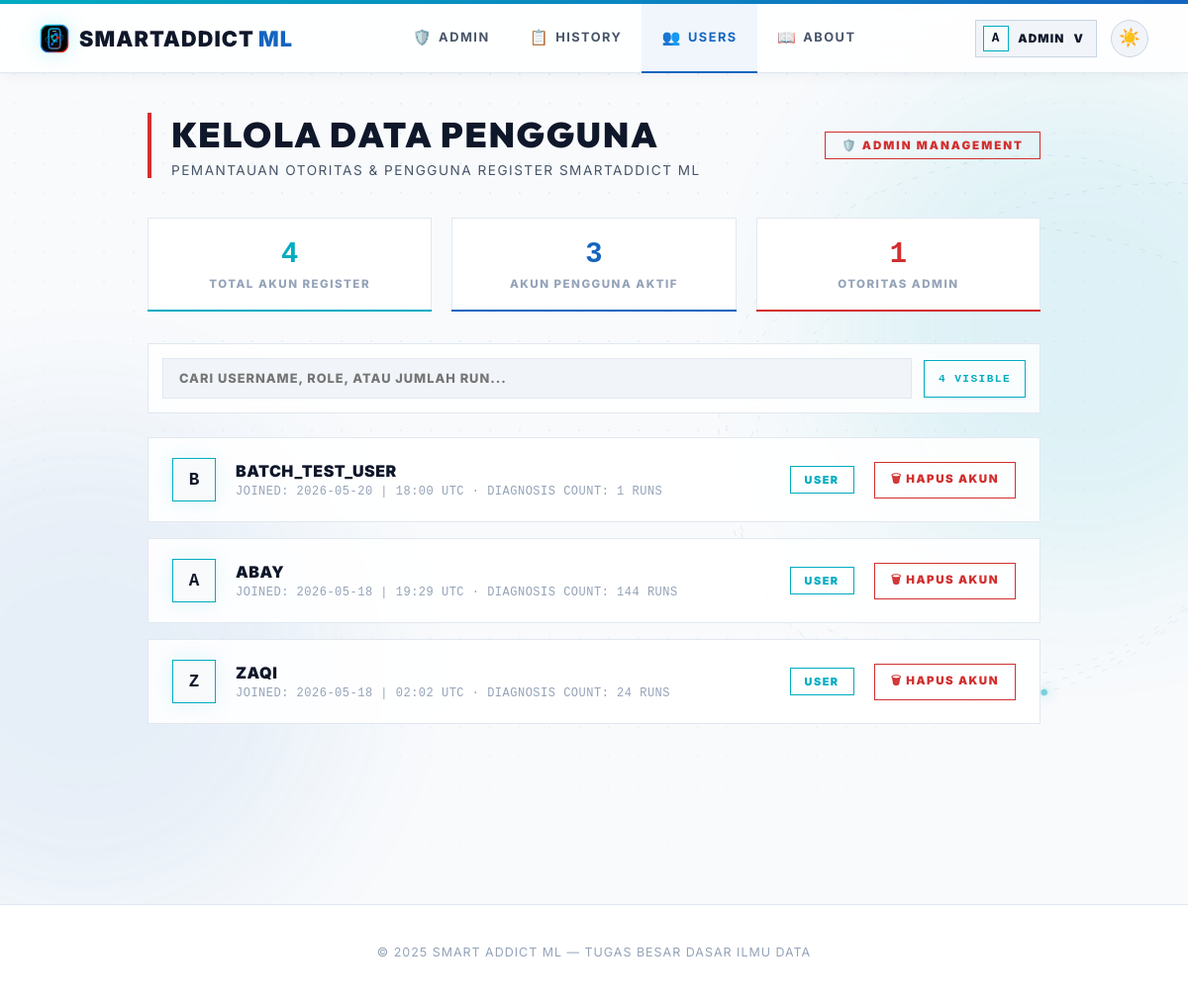
The app's page /admin/users (signed in) with its own data.
### app.py (models this page shows, shortened)
class User(UserMixin, db.Model):
    id = db.Column(db.Integer, primary_key=True)
    username = db.Column(db.String(80), unique=True, nullable=False)
    password_hash = db.Column(db.String(200), nullable=False)
    role = db.Column(db.String(10), default='user')  # 'user' or 'admin'
    created_at = db.Column(db.DateTime, default=datetime.utcnow)
    predictions = db.relationship('Prediction', backref='user', lazy=True)
    @property
    def is_admin(self):
        return self.role == 'admin'

### app.py (the view)
@app.route("/admin/users")
@admin_required
def admin_users():
    users = User.query.order_by(User.created_at.desc()).all()
    return render_template("admin/manage_users.html", users=users, active_page='admin_users')

### app.py (called while the page is built)
@app.after_request
def add_no_cache(response):
    response.headers['Cache-Control'] = 'no-store, no-cache, must-revalidate, max-age=0'
    response.headers['Pragma'] = 'no-cache'
    response.headers['Expires'] = '0'
    return response

@login_manager.user_loader
def load_user(user_id):
    return User.query.get(int(user_id))

def admin_required(f):
    @wraps(f)
    @login_required
    def decorated(*args, **kwargs):
        if not current_user.is_admin:
            flash('Akses ditolak. Hanya admin yang bisa mengakses halaman ini.', 'error')
            return redirect(url_for('dashboard'))
        return f(*args, **kwargs)
    return decorated

### templates/admin/manage_users.html (shortened to what this page needs)
{% extends "base.html" %}
{% block content %}
<main class="content">
    <div class="page-header">
        <div class="header-text">
            <h1>KELOLA DATA PENGGUNA</h1>
            <p>PEMANTAUAN OTORITAS & PENGGUNA REGISTER SMARTADDICT ML</p>
        </div>
        <span class="admin-badge">🛡️ ADMIN MANAGEMENT</span>
    </div>
    <div class="stats-row">
        <div class="mini-stat">
            <div class="num" style="color:var(--m-blue-light)">{{ users|length }}</div>
            <div class="lbl">TOTAL AKUN REGISTER</div>
        </div>
        <div class="mini-stat">
            <div class="num" style="color:var(--m-blue-dark)">{{ users|selectattr('role','equalto','user')|list|length }}</div>
            <div class="lbl">AKUN PENGGUNA AKTIF</div>
        </div>
        <div class="mini-stat">
            <div class="num" style="color:var(--m-red)">{{ users|selectattr('role','equalto','admin')|list|length }}</div>
            <div class="lbl">OTORITAS ADMIN</div>
        </div>
    </div>
    <div class="user-filter">
        <input id="userSearch" type="text" placeholder="CARI USERNAME, ROLE, ATAU JUMLAH RUN..." oninput="filterUsers()">
        <div class="user-filter-count"><span id="userVisibleCount">{{ users|length }}</span> Visible</div>
    </div>
    <div class="users-grid">
        {% for user in users %}
        <div class="user-card {% if user.is_admin %}admin-card{% endif %}" data-user="{{ user.username }} {{ user.role }} {{ user.predictions|length }} runs">
            <div class="user-avatar">{{ user.username[0]|upper }}</div>
            <div class="user-info">
                <div class="user-name">{{ user.username }}</div>
                <div class="user-meta">JOINED: {{ user.created_at.strftime('%Y-%m-%d | %H:%M UTC') }} · DIAGNOSIS COUNT: {{ user.predictions|length }} RUNS</div>
            </div>
            <div>
                <span class="role-badge {% if user.is_admin %}role-admin{% else %}role-user{% endif %}">{{ user.role | upper }}</span>
            </div>
            <div>
                {% if not user.is_admin %}
                <form method="post" action="{{ url_for('admin_delete_user', user_id=user.id) }}" onsubmit="return confirm('APAKAH ANDA YAKIN INGIN MENGHAPUS AKUN USER {{ user.username | upper }}?')">
                    <button type="submit" class="del-btn">🗑 HAPUS AKUN</button>
                </form>
                {% endif %}
            </div>
        </div>
        {% endfor %}
    </div>
</main>
{% endblock %}

### templates/base.html (shortened to what this page needs)
<!doctype html>
<html lang="id" data-theme="light">
<head>
</head>
<body>
    <div class="navbar-wrap">
        <nav class="navbar">
            <a href="{{ url_for('dashboard') }}" class="logo" style="text-decoration:none">
                <img class="logo-mark" src="{{ url_for('static', filename='img/smartaddict-logo.svg') }}" alt="" aria-hidden="true">
                <span>SmartAddict<span style="color:var(--m-blue-dark); font-weight: 900; margin-left: 4px;">ML</span></span>
            </a>
            <div class="nav-center">
                {% if current_user.is_authenticated and current_user.is_admin %}
                <a href="{{ url_for('admin_dashboard') }}" {% if active_page == 'admin_dashboard' %}class="active"{% endif %}><span class="nav-icon">🛡️</span>Admin</a>
                <a href="{{ url_for('admin_history') }}" {% if active_page == 'admin_history' %}class="active"{% endif %}><span class="nav-icon">📋</span>History</a>
                <a href="{{ url_for('admin_users') }}" {% if active_page == 'admin_users' %}class="active"{% endif %}><span class="nav-icon">👥</span>Users</a>
                <a href="{{ url_for('about') }}" {% if active_page == 'about' %}class="active"{% endif %}><span class="nav-icon">📖</span>About</a>
                {% else %}
                <a href="{{ url_for('dashboard') }}" {% if active_page == 'dashboard' %}class="active"{% endif %}><span class="nav-icon">📊</span>Dashboard</a>
                <a href="{{ url_for('about') }}" {% if active_page == 'about' %}class="active"{% endif %}><span class="nav-icon">📖</span>About</a>
                {% endif %}
            </div>
            <div class="nav-actions">
                {% if current_user.is_authenticated %}
                <div class="profile-menu" id="profileMenu">
                    <button type="button" class="profile-chip {% if active_page == 'profile' %}active{% endif %}" onclick="toggleProfileMenu(event)" aria-expanded="false" aria-controls="profileDropdown">
                        <span class="profile-chip-avatar">{{ current_user.username[0]|upper }}</span>
                        <span class="profile-chip-name">{{ current_user.username }}</span>
                        <span aria-hidden="true">v</span>
                    </button>
                </div>
                {% else %}
                <a href="{{ url_for('login') }}" class="btn-nav-login">Login</a>
                {% endif %}
                <button class="theme-toggle" id="themeToggle" onclick="toggleTheme()" title="Toggle tema">
                    <span id="themeIcon">🌙</span>
                </button>
            </div>
        </nav>
    </div>
    <div class="nav-spacer"></div>
    <div class="sa-bg-stage" aria-hidden="true">
        <div class="sa-bg-glow sa-bg-glow-a"></div>
    </div>
    {% block content %}{% endblock %}
    {% block footer %}
    <footer class="footer">
        <p>© 2025 Smart Addict ML — Tugas Besar Dasar Ilmu Data</p>
    </footer>
    {% endblock %}
</body>
</html>

### records on screen
User: username "A", username "ADMIN"
User: username "B", username "BATCH_TEST_USER", created_at "2026-05-20 | 18:00 UTC", predictions|length "1", role "USER"
User: username "A", username "ABAY", created_at "2026-05-18 | 19:29 UTC", predictions|length "144", role "USER"
User: username "Z", username "ZAQI", created_at "2026-05-18 | 02:02 UTC", predictions|length "24", role "USER"

### other values on screen
{{ users|length }} "4"
{{ users|selectattr('role','equalto','user')|list|length }} "3"
{{ users|selectattr('role','equalto','admin')|list|length }} "1"
